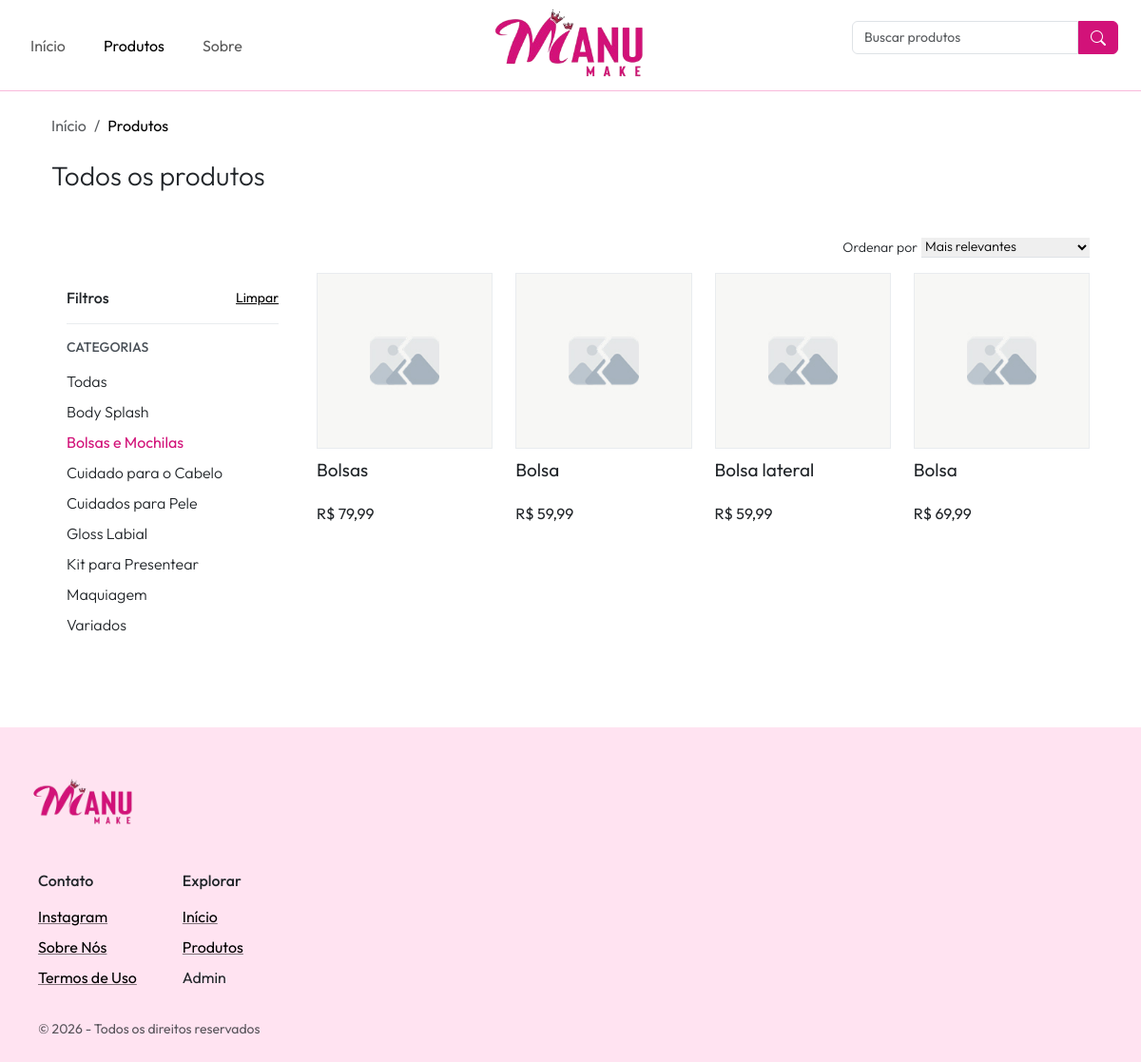
The page /produtos?categoria=bolsas-e-mochilas on the database its author committed.
### tables this page shows
CREATE TABLE categoria (
    id INT UNSIGNED NOT NULL AUTO_INCREMENT PRIMARY KEY,
    nome VARCHAR(100) NOT NULL,
    slug VARCHAR(100) NOT NULL,
    ordem INT UNSIGNED NOT NULL DEFAULT 0,
    imagem VARCHAR(200) NULL,
    criado_em TIMESTAMP NOT NULL DEFAULT CURRENT_TIMESTAMP,
    atualizado_em TIMESTAMP NOT NULL DEFAULT CURRENT_TIMESTAMP ON UPDATE CURRENT_TIMESTAMP
);

CREATE TABLE produto (
    id INT UNSIGNED NOT NULL AUTO_INCREMENT PRIMARY KEY,
    nome VARCHAR(100) NOT NULL,
    descricao TEXT NULL,
    preco DECIMAL(10, 2) NOT NULL,
    imagem VARCHAR(200) NULL,
    categoria_id INT UNSIGNED NOT NULL,
    criado_em TIMESTAMP NOT NULL DEFAULT CURRENT_TIMESTAMP,
    atualizado_em TIMESTAMP NOT NULL DEFAULT CURRENT_TIMESTAMP ON UPDATE CURRENT_TIMESTAMP
);

### config/functions.php (called while the page is built, shortened)
<?php
function buscarCategorias(PDO $pdo): array
{
  $sql = "SELECT id, nome, slug, imagem FROM categoria ORDER BY ordem, nome";
  return $pdo->query($sql)->fetchAll(PDO::FETCH_ASSOC);
}
function buscarProdutos(PDO $pdo, ?string $categoriaSlug = null, ?string $ordenar = null): array
{
  $sql = "SELECT p.id, p.nome, p.preco, p.imagem FROM produto p";
  $params = [];
  $where = [];
  if ($categoriaSlug) {
    $sql .= " JOIN categoria c ON p.categoria_id = c.id";
    $where[] = "c.slug = :slug";
    $params[':slug'] = $categoriaSlug;
  }
  if (!empty($where)) {
    $sql .= " WHERE " . implode(" AND ", $where);
  }
  $ordenacoes = [
    'preco-asc' => 'p.preco ASC',
    'preco-desc' => 'p.preco DESC',
    'nome-asc' => 'p.nome ASC',
    'nome-desc' => 'p.nome DESC',
  ];
  $sql .= " ORDER BY " . ($ordenacoes[$ordenar] ?? 'p.id DESC');
  $stmt = $pdo->prepare($sql);
  $stmt->execute($params);
  return $stmt->fetchAll(PDO::FETCH_ASSOC);
}

### pages/produtos.php (the view, shortened to what this page needs)
<?php
require_once __DIR__ . '/../config/database.php';
require_once __DIR__ . '/../config/functions.php';
$baseUrl = $baseUrl ?? '';
function montarUrlProdutos(string $baseUrl, array $params = []): string
{
  $params = array_filter($params, fn($valor) => $valor !== null && $valor !== '');
  $query = http_build_query($params);
  return $baseUrl . '/produtos' . ($query ? '?' . $query : '');
}
$categoriaSlug = $_GET['categoria'] ?? null;
$ordenar = $_GET['ordenar'] ?? '';
$busca = trim($_GET['busca'] ?? '');
$buscaAtiva = $busca !== '';
$categorias = buscarCategorias($pdo);
$produtos = $buscaAtiva
  ? buscarProdutosPorTermo($pdo, $busca, $categoriaSlug, $ordenar)
  : buscarProdutos($pdo, $categoriaSlug, $ordenar);
$totalFiltrosAtivos = ($categoriaSlug ? 1 : 0) + ($buscaAtiva ? 1 : 0);
$filtrosAtivos = $totalFiltrosAtivos > 0;
$filtrosCompartilhados = [
  'ordenar' => $ordenar,
  'busca' => $busca,
];
?>
<?php require_once __DIR__ . '/../includes/breadcrumb.php'; ?>
<main class="container flex-grow-1 d-flex flex-column gap-5">
  <section class="container-sm pt-4">
    <h2 class="fw-light fs-3 mb-5">Todos os produtos</h2>
    <div class="w-100 d-flex justify-content-between align-items-center mb-3 lh-1 row-gap-2 column-gap-1">
      <form class="ms-auto small d-flex flex-wrap align-items-center gap-0_5 column-gap-1 mb-0" method="get">
        <div class="ordenar-filtro-container d-flex flex-column align-items-sm-center flex-sm-row ms-auto gap-0_5 column-gap-1">
          <label for="ordenar" class="ps-1 fw-light">Ordenar por</label>
          <select class="border-0 rounded-0" id="ordenar" name="ordenar" onchange="this.form.submit()">
            <option value="">Mais relevantes</option>
          </select>
        </div>
      </form>
    </div>
    <div class="row g-4 align-items-start">
      <aside class="col-lg-3 order-lg-first">
        <div
          class="offcanvas-lg offcanvas-start filtros-offcanvas"
          tabindex="-1"
          id="filtrosOffcanvas"
          aria-labelledby="filtrosOffcanvasLabel">
          <div class="offcanvas-body p-0 d-block">
            <div class="filtros-sidebar p-3">
              <div class="d-flex align-items-center justify-content-between gap-2 mb-3">
                <h3 class="fs-6 fw-medium mb-0 d-none d-lg-block">Filtros</h3>
                <?php if ($filtrosAtivos) : ?>
                  <a href="<?= $baseUrl ?>/produtos" class="small link-body-emphasis">Limpar</a>
                <?php endif; ?>
              </div>
              <div class="filtro-grupo">
                <h4 class="filtro-titulo">Categorias</h4>
                <div class="d-flex flex-column gap-2">
                  <a
                    href="<?= montarUrlProdutos($baseUrl, $filtrosCompartilhados) ?>"
                    class="filtro-link <?= !$categoriaSlug ? 'active' : '' ?>">
                    Todas
                  </a>
                  <?php foreach ($categorias as $categoria) : ?>
                    <a
                      href="<?= montarUrlProdutos($baseUrl, array_merge($filtrosCompartilhados, ['categoria' => $categoria['slug']])) ?>"
                      class="filtro-link <?= $categoriaSlug === $categoria['slug'] ? 'active' : '' ?>">
                      <?= htmlspecialchars($categoria['nome']) ?>
                    </a>
                  <?php endforeach; ?>
                </div>
              </div>
            </div>
          </div>
        </div>
      </aside>
      <div class="col-lg-9">
        <div class="produtos-grid mx-auto">
          <?php foreach ($produtos as $produto) : ?>
            <div class="produto-item">
              <a href="<?= $baseUrl ?>/produtos/<?= $produto['id'] ?>" class="produto-imagem text-center">
                <img
                  src="<?= $baseUrl ?>/uploads/<?= $produto['imagem'] ?>"
                  alt="<?= $produto['nome'] ?>"
                  class="grid-item-imagem"
                  onerror="this.onerror=null;this.src='<?= $baseUrl ?>/assets/images/fallback.jpg';">
              </a>
              <div class="d-flex flex-column">
                <a href="<?= $baseUrl ?>/produtos/<?= $produto['id'] ?>" class="produto-nome text-body text-decoration-none">
                  <?= $produto['nome'] ?>
                </a>
                <span>
                  R$ <?= number_format($produto['preco'], 2, ',', '.') ?>
                </span>
              </div>
            </div>
          <?php endforeach; ?>
        </div>
      </div>
    </div>
  </section>
</main>

### assets/css/style.css (style rules this page uses)
:root, [data-bs-theme="light"] { --bs-gray: #6c757d; --bs-gray-dark: #343a40; --bs-gray-100: #f8f9fa; --bs-gray-200: #e9ecef; --bs-gray-300: #dee2e6; --bs-gray-400: #ced4da; --bs-gray-500: #adb5bd; --bs-gray-600: #6c757d; --bs-gray-700: #495057; --bs-gray-800: #343a40; --bs-gray-900: #212529; --bs-primary-lightest: #ffe3f1; --bs-primary-lighter: #f9b9db; --bs-primary-light: #f372b7; --bs-primary: #d21279; --bs-primary-dark: #a10e5c; --bs-secondary: #6c757d; --bs-primary-rgb: 210, 18, 121; --bs-secondary-rgb: 108, 117, 125; --bs-body-color-rgb: 33, 37, 41; --bs-font-sans-serif: "Outfit", -apple-system, BlinkMacSystemFont, "Segoe UI", Roboto, "Helvetica Neue", Arial, sans-serif, "Apple Color Emoji", "Segoe UI Emoji", "Segoe UI Symbol"; --bs-body-font-family: var(--bs-font-sans-serif); --bs-body-color: var(--bs-gray-900); --bs-border-color: var(--bs-gray-300); --bs-link-color: var(--bs-primary); --bs-link-hover-color: var(--bs-primary-dark); }
img { width: 100%; }

### assets/css/custom.css (style rules this page uses)
.gap-0_5 { gap: 0.125rem; }
.grid-item-imagem { width: 100%; height: 100%; object-fit: cover; }
.offcanvas-lg { z-index: 10001; }

### assets/css/pages/produtos.css (style rules this page uses)
.produto-item { padding: 0; margin: 0; display: flex; flex-direction: column; gap: 0.5rem; height: 100%; }
.produto-imagem { color: inherit; width: 100%; aspect-ratio: 1 / 1; border: 1px solid var(--bs-gray-200); display: flex; align-items: center; justify-content: center; overflow: hidden; }
.produto-nome { font-size: calc(1rem + 0.25vw); display: -webkit-box; line-clamp: 2; -webkit-line-clamp: 2; -webkit-box-orient: vertical; overflow: hidden; min-height: 3rem; }
.produtos-grid { display: grid; grid-template-columns: repeat(2, minmax(0, 1fr)); justify-content: center; align-items: stretch; gap: 1.5rem; width: 100%; }
.filtros-offcanvas { --bs-offcanvas-width: min(86vw, 320px); }
.filtros-offcanvas .offcanvas-body { overflow-y: auto; }
.filtro-grupo { border-top: 1px solid var(--bs-gray-200); margin-top: 1rem; padding-top: 1rem; }
.filtro-titulo { color: var(--bs-gray-700); font-size: 0.875rem; font-weight: 500; letter-spacing: 0; margin-bottom: 1rem; text-transform: uppercase; }
.filtro-link { color: var(--bs-body-color); display: flex; justify-content: space-between; line-height: 1.25; padding: 0.125rem 0; text-decoration: none; font-weight: 300; }
.filtro-link:hover, .filtro-link.active { color: var(--bs-primary); }
.filtro-link.active { font-weight: 400; }
@media screen and (min-width: 768px) { .produtos-grid { grid-template-columns: repeat(3, minmax(0, 1fr)); max-width: 780px; margin-inline: auto; } }
@media screen and (min-width: 992px) { .produtos-grid { grid-template-columns: repeat(3, minmax(0, 1fr)); max-width: none; } }
@media screen and (min-width: 992px) { .filtros-sidebar { position: sticky; top: 1.5rem; } }
@media screen and (min-width: 1200px) { .produtos-grid { grid-template-columns: repeat(4, minmax(0, 1fr)); } }

### rows shown on the page
categoria: nome "Body Splash"
categoria: nome "Bolsas e Mochilas"
categoria: nome "Cuidado para o Cabelo"
categoria: nome "Cuidados para Pele"
categoria: nome "Gloss Labial"
categoria: nome "Kit para Presentear"
categoria: nome "Maquiagem"
categoria: nome "Variados"
produto: nome "Bolsas", preco "79,99"
produto: nome "Bolsa", preco "59,99"
produto: nome "Bolsa lateral", preco "59,99"
produto: nome "Bolsa", preco "69,99"

### other values the page prints
$link['name'] "Início"
$link['name'] "Produtos"
$link['name'] "Sobre"
$breadcrumb['name'] "Início"
$breadcrumb['name'] "Produtos"
